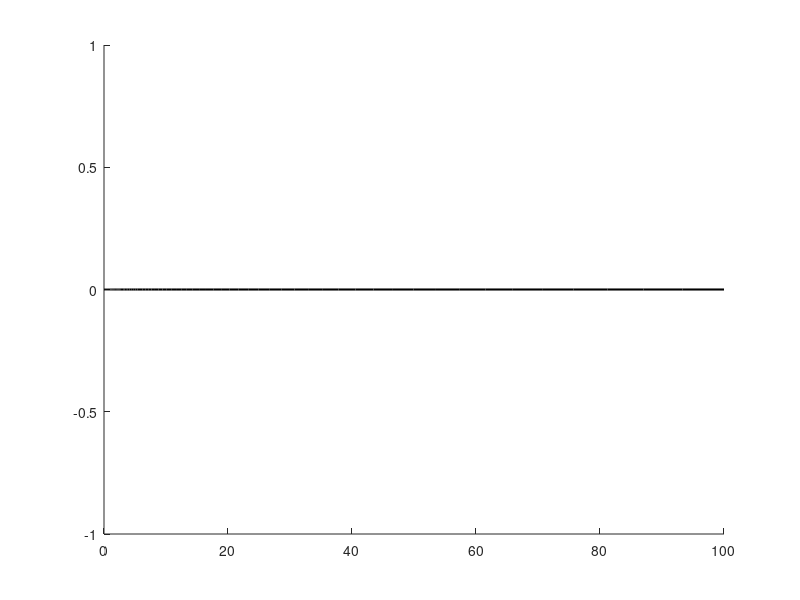

Write the MATLAB code that produced this figure. (Note: this script raises an error after producing the figure.)
% roofline_model.m — standalone Roofline + Amdahl's-Law model
% (Project 1: Roofline Reckoning, CPEN 315/733, Group 3)
%
% Owner: Obed Ninson (Python/MATLAB + Test/Docs Lead)
%
% Independent hand-worked cross-check of the Python pipeline
% (analyze.py/plots.py), not a re-implementation driven by the same code
% path — this is deliberately the "do the CPU-time/Amdahl worked example
% by hand" step called for in ai_use_declaration/ai_use_log.md's action
% item #2, so it takes peak_flops.c / stream_triad.c's measured numbers
% and gh_bench's measured (AI, GFLOP/s, phase1/phase2) points as plain
% inputs below rather than reading the JSONL programmatically.
%
% Fill in PEAK_GFLOPS / PEAK_BANDWIDTH_GBS from your own machine's
% peak_flops / stream_triad run output, and the KERNELS table from your
% own results/summary.csv, before trusting the numbers this prints.

clear; clc;

%% ---- Measured roofs (fill in from your own run) ------------------------
PEAK_GFLOPS       = 0;   % from peak_flops.c stdout: "gflops": ...
PEAK_BANDWIDTH_GBS = 0;  % from stream_triad.c stdout: "bandwidth_gbs": ...

if PEAK_GFLOPS <= 0 || PEAK_BANDWIDTH_GBS <= 0
    warning(['PEAK_GFLOPS / PEAK_BANDWIDTH_GBS are unset (0). Run ' ...
             './peak_flops' newline './stream_triad' newline ...
             'and fill in their measured values before trusting this plot.']);
end

ridge_ai = PEAK_GFLOPS / PEAK_BANDWIDTH_GBS;  % FLOP/byte at the roofline corner

%% ---- Measured kernel points (fill in from results/summary.csv) ---------
% One row per (kernel, config) you want to plot. phase1/phase2 are the
% same serial/parallel split gh_bench.c's harness reports; leave a row's
% phase1/phase2 at 0 if that kernel doesn't report sub-phase timing.
kernels = struct( ...
    'name',    {'momo_match', 'cocobod_yield_regression', 'rainfall_interpolate'}, ...
    'ai',      {0, 0, 0}, ...            % arithmetic_intensity from summary.csv
    'gflops',  {0, 0, 0}, ...            % median_gflops from summary.csv
    'phase1_s', {0, 0, 0}, ...           % serial-phase seconds
    'phase2_s', {0, 0, 0});              % parallel-phase seconds

%% ---- Roofline plot -------------------------------------------------------
figure('Name', 'Roofline Model', 'Color', 'w');
hold on;

ai_span = logspace(-4, 2, 200);
compute_roof = min(PEAK_GFLOPS, ai_span * PEAK_BANDWIDTH_GBS);
plot(ai_span, compute_roof, 'k-', 'LineWidth', 1.5, 'DisplayName', 'Roofline bound');
xline(ridge_ai, ':', sprintf('ridge AI = %.4f', ridge_ai), 'Color', [0.5 0.5 0.5]);

markers = {'o', 's', '^', 'd', 'v', 'p'};
for i = 1:numel(kernels)
    k = kernels(i);
    if k.ai <= 0 || k.gflops <= 0
        continue  % unfilled placeholder row — skip rather than plot a fake (0,0) point
    end
    attainable = min(PEAK_GFLOPS, k.ai * PEAK_BANDWIDTH_GBS);
    pct = 100 * k.gflops / attainable;
    if k.ai < ridge_ai
        region = 'memory-bound';
    else
        region = 'compute-bound';
    end
    fprintf('%-28s AI=%.6f  GFLOP/s=%.4f  attainable=%.4f  (%.1f%% of roofline, %s)\n', ...
        k.name, k.ai, k.gflops, attainable, pct, region);
    scatter(k.ai, k.gflops, 70, markers{mod(i-1, numel(markers)) + 1}, 'filled', ...
        'DisplayName', strrep(k.name, '_', '\_'));
end

set(gca, 'XScale', 'log', 'YScale', 'log');
xlabel('Arithmetic Intensity (FLOP/byte)');
ylabel('Performance (GFLOP/s)');
title('Roofline Model — GH-Bench kernels (hand cross-check)');
legend('Location', 'southoutside', 'NumColumns', 2);
grid on;
hold off;

%% ---- Amdahl's-Law worked example -----------------------------------------
% speedup(p) = 1 / (f + (1-f)/p), f = serial fraction = phase1/(phase1+phase2)
figure('Name', 'Amdahl''s Law', 'Color', 'w');
hold on;
p_range = 1:8;
plot(p_range, p_range, 'k--', 'DisplayName', 'ideal (linear)');

for i = 1:numel(kernels)
    k = kernels(i);
    total = k.phase1_s + k.phase2_s;
    if total <= 0
        continue  % no phase timing reported for this kernel/row — skip
    end
    f = k.phase1_s / total;
    speedup = 1 ./ (f + (1 - f) ./ p_range);
    fprintf('%-28s serial fraction f=%.4f  predicted speedup @8 cores=%.3f\n', ...
        k.name, f, speedup(end));
    plot(p_range, speedup, '-o', 'DisplayName', ...
        sprintf('%s (f=%.3f)', strrep(k.name, '_', '\_'), f));
end

xlabel('Cores (p)');
ylabel('Predicted speedup');
title('Amdahl''s Law — predicted speedup by measured serial fraction');
legend('Location', 'southoutside', 'NumColumns', 2);
grid on;
hold off;
